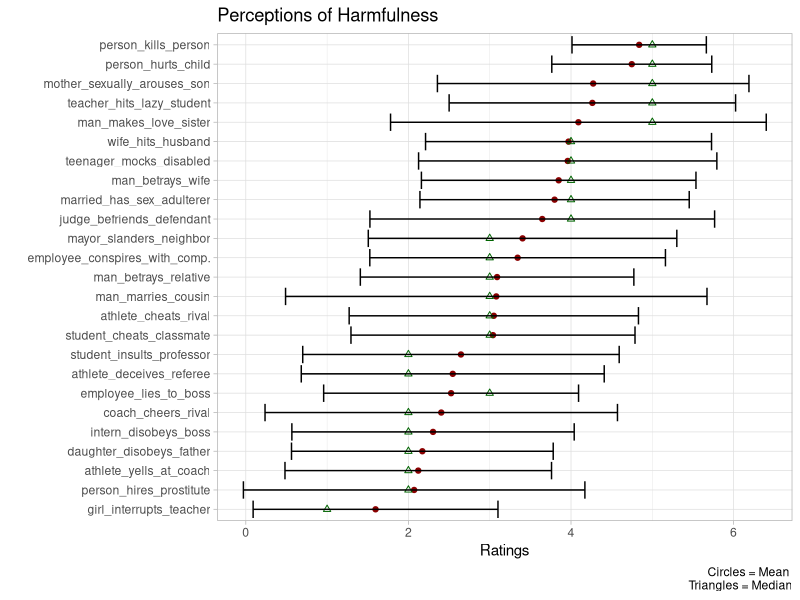
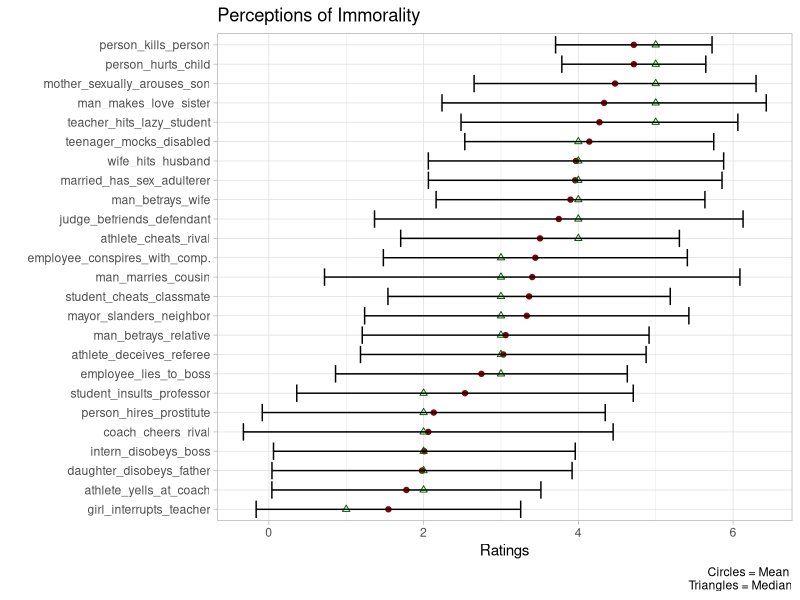
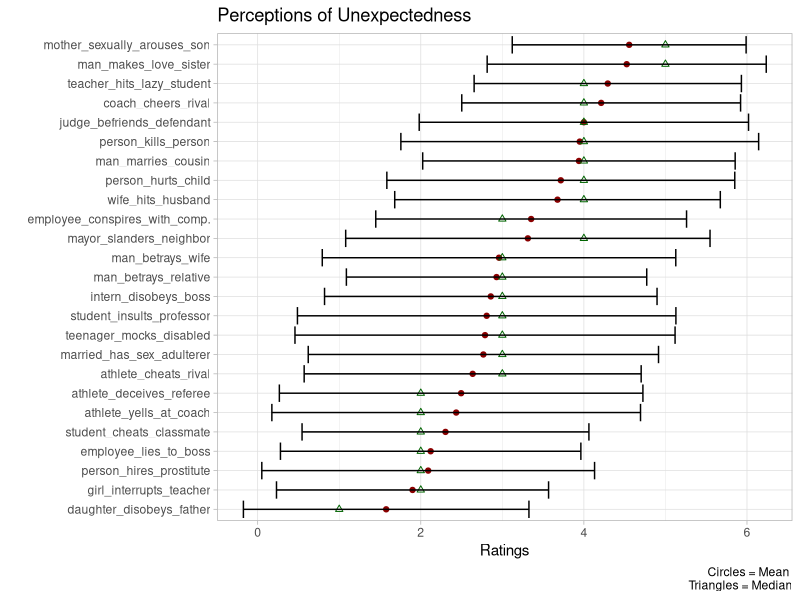
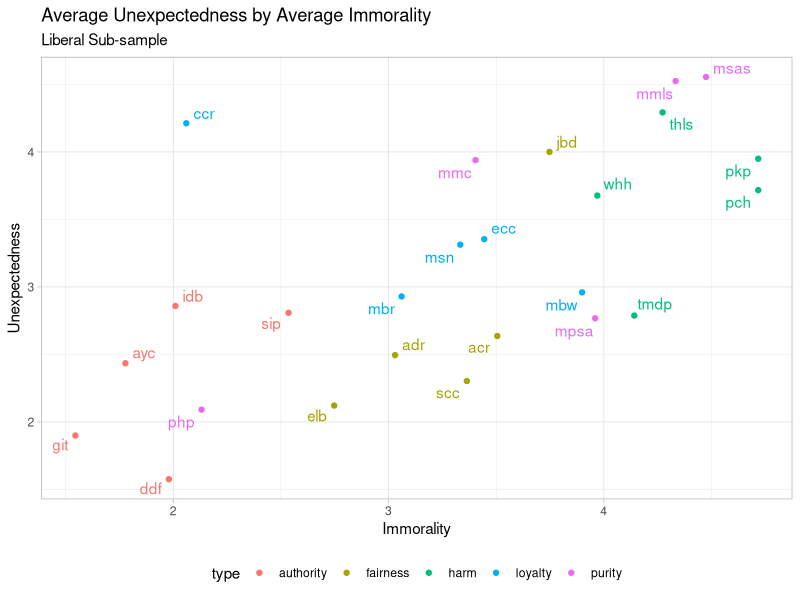
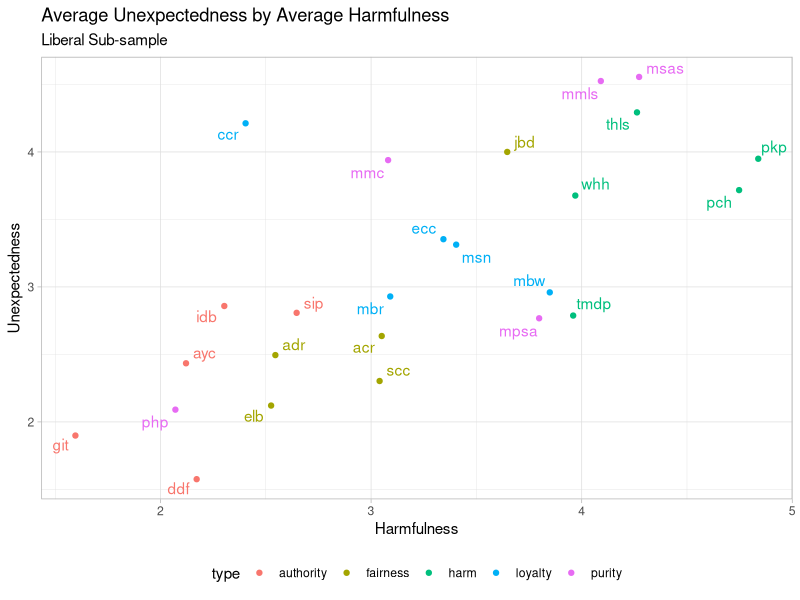
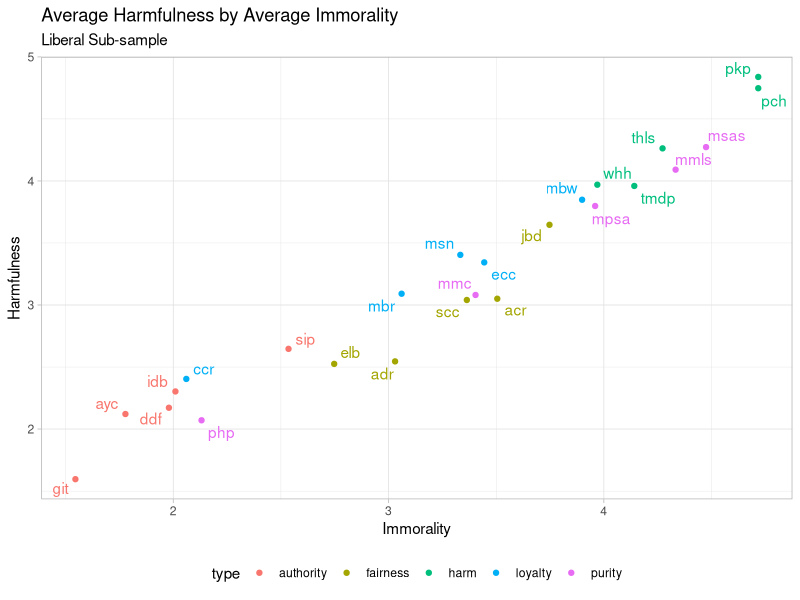
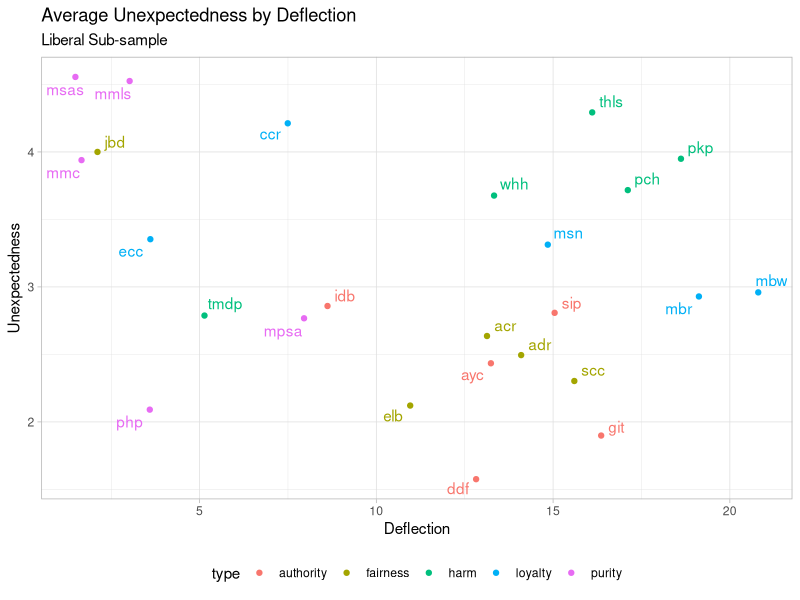
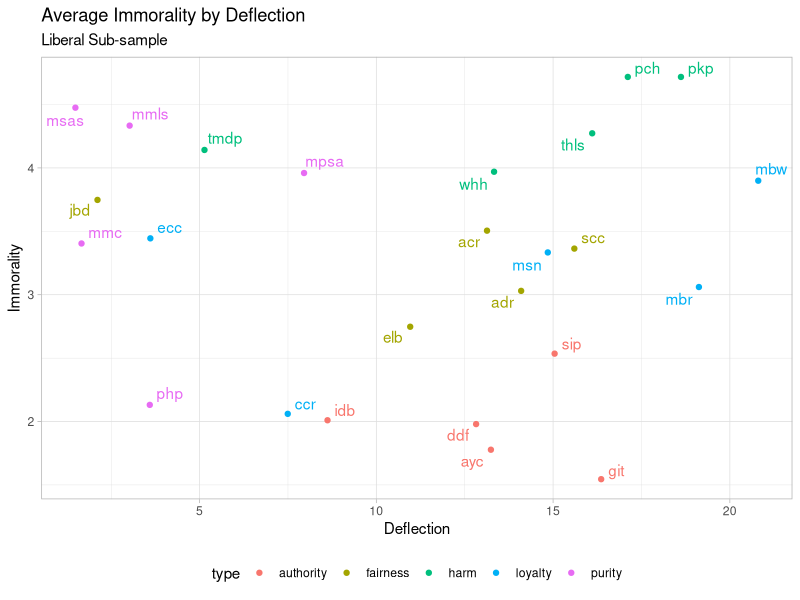

R code for these plots, in order:
## ---- chunk 1
knitr::opts_chunk$set(echo = TRUE)
## ---- chunk 2
# Packages 
library(tidyverse)
library(knitr)
library(kableExtra)
library(ggrepel)
library(gridExtra)
theme_set(theme_light())
## ---- chunk 3
# Load the data in 

second_data <- read_csv("liberals_complete.csv")

# Get rid of the first two rows which are uninformative 

second_data <- second_data[-(1:2), ]

# Load in data from the first batch 

p_data <- read_csv("pretest.csv")

p_data <- p_data[-(1:3), ]

# Now bind them together 

data <- rbind(second_data, p_data)

## ---- chunk 4

# Get attention checks for the data 

data <- data %>% 
  mutate(passed_1 = ifelse(ach_1_1 == "extremely harmful", 1, 0), 
         passed_2 = ifelse(ach_2_1 == "not at all immoral", 1, 0), 
         passed_3 = ifelse(ach_3_1 == "moderately unexpected", 1, 0), 
         passed_4 = ifelse(ach_4_1 == "not at all harmful", 1, 0), 
         passed_5 = ifelse(ach_5_1 == "extremely immoral", 1, 0), 
         passed_6 = ifelse(ach_6_1 == "extremely unexpected", 1, 0), 
         sum_pass = passed_1 + passed_2 + passed_3 + passed_4 + passed_5 + passed_6)


# Now drop cases which did not pass the attention checks 

data <- data %>% 
  filter(sum_pass == 6)

## ---- chunk 5
# Create variable that indicates if someone is liberal

data <- data %>% 
  mutate(liberal = ifelse(ideology_1 == 1 | ideology_1 == 2 | ideology_1 == 3, 1, 0)) 

# Drop participants who are not liberal 

data <- data %>% 
  filter(liberal == 1)

## ---- chunk 6

# Mutate all main questions so that we get numbers 

data <- data %>% 
  mutate_at(vars(contains("_h_1")), funs(recode(., 
                                   "not at all harmful" = 1, 
                                   "slightly harmful" = 2, 
                                   "moderately harmful" = 3, 
                                   "very harmful" = 4, 
                                   "extremely harmful" = 5))) %>% 
  mutate_at(vars(contains("_i_1")), funs(recode(., 
                                   "not at all immoral" = 1, 
                                   "slightly immoral" = 2, 
                                   "moderately immoral" = 3, 
                                   "very immoral" = 4, 
                                   "extremely immoral" = 5))) %>% 
  mutate_at(vars(contains("_u_1")), funs(recode(., 
                                   "not at all unexpected" = 1, 
                                   "slightly unexpected" = 2, 
                                   "moderately unexpected" = 3, 
                                   "very unexpected" = 4, 
                                   "extremely unexpected" = 5)))
  
  
## ---- chunk 7

# Get of of the first set of uninformative columns 

d <- data %>% 
  select(-contains("ach")) %>% 
  select(pkp_h_1:msas_u_1)

# Now let's create a more amenable dataset 

d <- d %>% 
  mutate(id = 1:n()) %>% 
  select(id, everything()) 

# Rename all variables 

d <- d %>%  
  rename_all(
    funs(str_remove(., "_1"))
    ) %>% 
  mutate_if(is.character, as.numeric)

## ---- chunk 8

# Reshape harmful perceptions from wide to long 

d_harm_long <- d %>% 
  select(id, contains("_h")) %>% 
  gather(key = "scenario", value = "harm", 2:26) %>% 
  mutate(scenario = str_remove(scenario, "_h$"))

# Reshape immoral perceptions from wide to long 

d_imm_long <- d %>% 
  select(id, contains("_i")) %>% 
  gather(key = "scenario", value = "immoral", 2:26) %>% 
  mutate(scenario = str_remove(scenario, "_i$"))

# Reshape unexpected perceptions from wide to long 

d_un_long <- d %>% 
select(id, contains("_u")) %>% 
  gather(key = "scenario", value = "unexpected", 2:26) %>% 
  mutate(scenario = str_remove(scenario, "_u$"))

# Now join them 

d_long <- d_harm_long %>% 
  mutate(immoral = d_imm_long$immoral, 
         unexpected = d_un_long$unexpected)
## ---- chunk 9

# Load dataset with the deflections 

selected_events <- read_csv("selected_events.csv")

# Create column for abreviations 

events <- c("pch", 
            "pkp", 
            "tmdp", 
            "adr", 
            "elb", 
            "acr", 
            "jbd", 
            "scc", 
            "ddf", 
            "git", 
            "idb", 
            "ayc", 
            "sip", 
            "ecc", 
            "ccr", 
            "mbr", 
            "msn", 
            "mbw", 
            "php", 
            "mmc", 
            "mmls", 
            "msas", 
            "mpsa", 
            "whh", 
            "thls")

# Create new column 

events_def <- selected_events %>% 
  mutate(scenario = events) %>% 
  select(scenario, def, type)

# Add to long dataset 

d_long <- d_long %>% 
  left_join(events_def, by = "scenario")
## ---- chunk 10

# create a summary table for the values of each question 

gd <- d %>% 
  select(-id) %>% 
  gather(key = "scenario", 
         value = "score") %>% 
  group_by(scenario) %>% 
  summarise_all(funs(avg = mean(.), med = median(.), maximum = max(.), minimum = min(.), st_dv = sd(.))) %>% 
  mutate(ci_lower = avg - 1.96*st_dv, 
         ci_upper = avg + 1.96*st_dv) 

gd <- gd %>% 
  mutate(scenario = str_replace(scenario, "acr", "athlete_cheats_rival"), 
         scenario = str_replace(scenario, "adr", "athlete_deceives_referee"), 
         scenario = str_replace(scenario, "ayc", "athlete_yells_at_coach"), 
         scenario = str_replace(scenario, "ccr", "coach_cheers_rival"), 
         scenario = str_replace(scenario, "ddf", "daughter_disobeys_father"),
         scenario = str_replace(scenario, "ecc", "employee_conspires_with_comp."),
         scenario = str_replace(scenario, "elb", "employee_lies_to_boss"), 
         scenario = str_replace(scenario, "git", "girl_interrupts_teacher"),
         scenario = str_replace(scenario, "idb", "intern_disobeys_boss"), 
         scenario = str_replace(scenario, "jbd", "judge_befriends_defendant"), 
         scenario = str_replace(scenario, "mbr", "man_betrays_relative"), 
         scenario = str_replace(scenario, "mbw", "man_betrays_wife"), 
         scenario = str_replace(scenario, "mmc", "man_marries_cousin"),
         scenario = str_replace(scenario, "mmls", "man_makes_love_sister"), 
         scenario = str_replace(scenario, "mpsa", "married_has_sex_adulterer"), 
         scenario = str_replace(scenario, "msas", "mother_sexually_arouses_son"), 
         scenario = str_replace(scenario, "msn", "mayor_slanders_neighbor"), 
         scenario = str_replace(scenario, "pch", "person_hurts_child"), 
         scenario = str_replace(scenario, "php", "person_hires_prostitute"), 
         scenario = str_replace(scenario, "pkp", "person_kills_person"),
         scenario = str_replace(scenario, "scc", "student_cheats_classmate"), 
         scenario = str_replace(scenario, "sip", "student_insults_professor"), 
         scenario = str_replace(scenario, "thls", "teacher_hits_lazy_student"), 
         scenario = str_replace(scenario, "whh", "wife_hits_husband"), 
         scenario = str_replace(scenario, "tmdp", "teenager_mocks_disabled"))
## ---- chunk 11

# Keep only harm questions 

gdh <- gd[str_which(gd$scenario, "_h$"),]

# Plot harm questions 

gdh %>% 
  mutate(scenario = str_remove(scenario, "_h$")) %>% 
  ggplot(aes(x = reorder(scenario, avg), y = avg)) + 
  geom_point(col = "darkred", fill = "darkred") + 
  geom_point(aes( y = med), col = "darkgreen", pch = 2) +
  geom_errorbar(aes(ymin = ci_lower, ymax = ci_upper)) +
  coord_flip() + 
  labs(x = "", 
       y = "Ratings", 
       title = "Perceptions of Harmfulness", 
       caption = "Circles = Mean \nTriangles = Median")

# Now lets look at immorality 

gdi <- gd[str_which(gd$scenario, "_i$"),]

# Plot immorality

gdi %>% 
  mutate(scenario = str_remove(scenario, "_i$")) %>% 
  ggplot(aes(x = reorder(scenario, avg), y = avg)) + 
  geom_point(col = "darkred", fill = "darkred") + 
  geom_point(aes( y = med), col = "darkgreen", pch = 2) +
  geom_errorbar(aes(ymin = ci_lower, ymax = ci_upper)) +
  coord_flip() + 
  labs(x = "", 
       y = "Ratings", 
       title = "Perceptions of Immorality", 
       caption = "Circles = Mean \nTriangles = Median")

# Lastly let's look at unexpectedness 

gdu <- gd[str_which(gd$scenario, "_u$"),]

# Plot Unexpectedness

gdu %>% 
  mutate(scenario = str_remove(scenario, "_u$")) %>% 
  ggplot(aes(x = reorder(scenario, avg), y = avg)) + 
  geom_point(col = "darkred", fill = "darkred") + 
  geom_point(aes( y = med), col = "darkgreen", pch = 2) +
  geom_errorbar(aes(ymin = ci_lower, ymax = ci_upper)) +
  coord_flip() + 
  labs(x = "", 
       y = "Ratings", 
       title = "Perceptions of Unexpectedness", 
       caption = "Circles = Mean \nTriangles = Median")

## ---- chunk 12

# create mean measures from the long dataset

dsl <- d_long %>% 
  group_by(scenario, type, def) %>% 
  summarise(mean_harm = mean(harm), 
            mean_imm = mean(immoral), 
            mean_unex = mean(unexpected)) 


# Recreate Gray and Keeney's plot

dsl %>% 
  ggplot(aes(x = mean_imm, y = mean_unex, col = type)) + 
  geom_point() + 
  geom_text_repel(aes(label = scenario), show.legend = F) + 
  theme(legend.position = "bottom") + 
  guides(text = F) + 
  labs(x = "Immorality", 
       y = "Unexpectedness", 
       title = "Average Unexpectedness by Average Immorality",
       subtitle = "Liberal Sub-sample")

## ---- chunk 13

# Plot harm by unexpectedness 

dsl %>% 
  ggplot(aes(x = mean_harm, y = mean_unex, col = type)) + 
  geom_point() + 
  geom_text_repel(aes(label = scenario), show.legend = F) + 
  theme(legend.position = "bottom") + 
  guides(text = F) + 
  labs(x = "Harmfulness", 
       y = "Unexpectedness", 
       title = "Average Unexpectedness by Average Harmfulness",
       subtitle = "Liberal Sub-sample")

## ---- chunk 14

# Plot harmfulness by immorality

dsl %>% 
  ggplot(aes(x = mean_imm, y = mean_harm, col = type)) + 
  geom_point() + 
  geom_text_repel(aes(label = scenario), show.legend = F) + 
  theme(legend.position = "bottom") + 
  guides(text = F) + 
  labs(x = "Immorality", 
       y = "Harmfulness", 
       title = "Average Harmfulness by Average Immorality",
       subtitle = "Liberal Sub-sample")
## ---- chunk 15

# Unexpectedness by deflection 

dsl %>% 
  ggplot(aes(x = def, y = mean_unex, col = type)) + 
  geom_point() +
  geom_text_repel(aes(label = scenario), show.legend = F) + 
  theme(legend.position = "bottom") + 
  guides(text = F) + 
  labs(x = "Deflection", 
       y = "Unexpectedness", 
       title = "Average Unexpectedness by Deflection",
       subtitle = "Liberal Sub-sample")


# Immorality by deflection 

dsl %>% 
  ggplot(aes(x = def, y = mean_imm, col = type)) + 
  geom_point() + 
  geom_text_repel(aes(label = scenario), show.legend = F) + 
  theme(legend.position = "bottom") + 
  guides(text = F) + 
  labs(x = "Deflection", 
       y = "Immorality", 
       title = "Average Immorality by Deflection",
       subtitle = "Liberal Sub-sample")

# Harmfulness by deflection 

dsl %>% 
  ggplot(aes(x = def, y = mean_harm, col = type)) + 
  geom_point() + 
  geom_text_repel(aes(label = scenario), show.legend = F) + 
  theme(legend.position = "bottom") + 
  guides(text = F) + 
  labs(x = "Deflection", 
       y = "Harmfulness", 
       title = "Average Harmfulness by Deflection",
       subtitle = "Liberal Sub-sample")
